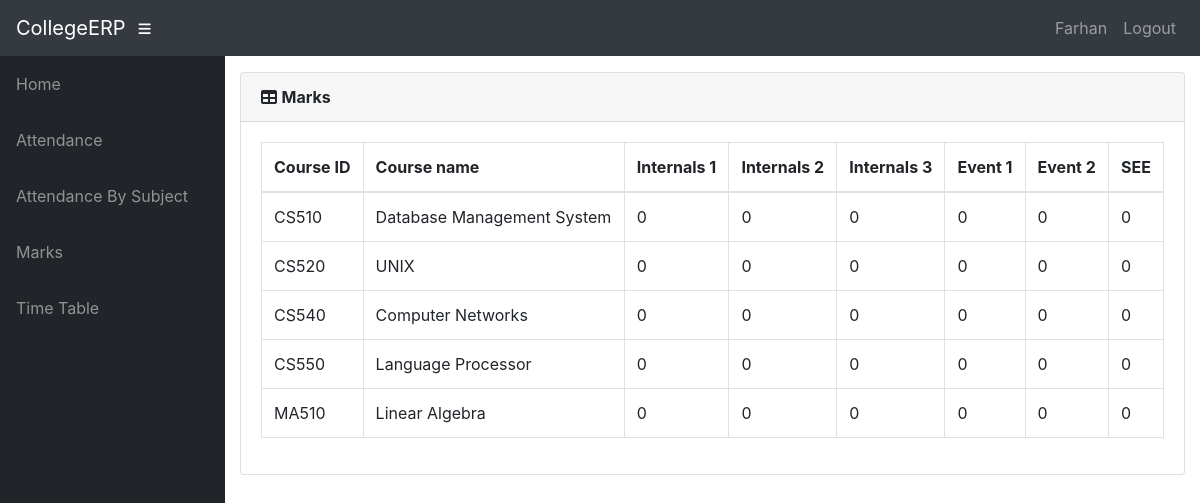
The app's page /info/student/CS02/marks_list/ (signed in) with its own data.
### info/models.py (models this page shows, shortened)
class User(AbstractUser):
    @property
    def is_student(self):
        if hasattr(self, 'student'):
            return True
        return False

class Student(models.Model):
    user = models.OneToOneField(User, on_delete=models.CASCADE, null=True)
    class_id = models.ForeignKey(Class, on_delete=models.CASCADE, default=1)
    USN = models.CharField(primary_key='True', max_length=100)
    name = models.CharField(max_length=200)
    sex = models.CharField(max_length=50, choices=sex_choice, default='Male')
    DOB = models.DateField(default='1998-01-01')

class StudentCourse(models.Model):
    student = models.ForeignKey(Student, on_delete=models.CASCADE)
    course = models.ForeignKey(Course, on_delete=models.CASCADE)
    class Meta:
        unique_together = (('student', 'course'),)
        verbose_name_plural = 'Marks'

class Course(models.Model):
    dept = models.ForeignKey(Dept, on_delete=models.CASCADE)
    id = models.CharField(primary_key='True', max_length=50)
    name = models.CharField(max_length=50)
    shortname = models.CharField(max_length=50, default='X')

class Marks(models.Model):
    studentcourse = models.ForeignKey(StudentCourse, on_delete=models.CASCADE)
    name = models.CharField(max_length=50, choices=test_name, default='Internal test 1')
    marks1 = models.IntegerField(default=0, validators=[MinValueValidator(0), MaxValueValidator(100)])
    class Meta:
        unique_together = (('studentcourse', 'name'),)

### info/views.py (the view)
# urls.py: path('student/<slug:stud_id>/marks_list/', views.marks_list, name='marks_list'),
@login_required()
def marks_list(request, stud_id):
    stud = Student.objects.get(USN=stud_id, )
    ass_list = Assign.objects.filter(class_id_id=stud.class_id)
    sc_list = []
    for ass in ass_list:
        try:
            sc = StudentCourse.objects.get(student=stud, course=ass.course)
        except StudentCourse.DoesNotExist:
            sc = StudentCourse(student=stud, course=ass.course)
            sc.save()
            sc.marks_set.create(type='I', name='Internal test 1')
            sc.marks_set.create(type='I', name='Internal test 2')
            sc.marks_set.create(type='I', name='Internal test 3')
            sc.marks_set.create(type='E', name='Event 1')
            sc.marks_set.create(type='E', name='Event 2')
            sc.marks_set.create(type='S', name='Semester End Exam')
        sc_list.append(sc)
    return render(request, 'info/marks_list.html', {'sc_list': sc_list})

### info/templates/info/marks_list.html
{% extends 'info/base.html' %}
    {% load static %}
    {% block content %}
                  <div class="card mb-3">
            <div class="card-header">
              <i class="fas fa-table"></i>
            <b>Marks</b></div>
            <div class="card-body">
              <div class="table-responsive">
                <table class="table table-bordered" id="dataTable" width="100%" cellspacing="0">
                  <thead>
                    <tr>
                        <th>Course ID</th>
                        <th>Course name</th>
                        <th>Internals 1</th>
                        <th>Internals 2</th>
                        <th>Internals 3</th>
                        <th>Event 1</th>
                        <th>Event 2</th>
                        <th>SEE</th>
                    </tr>
                  </thead>
                  <tbody>
                    {% for sc in sc_list %}
                    <tr>
                        <td>{{ sc.course_id }}</td>
                        <td>{{sc.course.name}}</td>
                        {% for m in sc.marks_set.all %}
                            <td>{{ m.marks1 }}</td>
                        {% endfor %}
                    </tr>
                    {% empty %}
                            <p>student has no courses</p>
                    {% endfor %}
                  </tbody>
                </table>
              </div>
            </div>
          </div>
    {% endblock %}

### info/templates/info/base.html (shortened to what this page needs)
<!DOCTYPE html>
<html lang="en">
  <head>
      {% load static %}
    <link href="{% static '/info/bootstrap/vendor/bootstrap/css/bootstrap.min.css' %}" rel="stylesheet">
    <link href="{% static '/info/bootstrap/vendor/fontawesome-free/css/all.min.css' %}" rel="stylesheet" type="text/css">
    <link href="{% static '/info/bootstrap/vendor/datatables/dataTables.bootstrap4.css' %}" rel="stylesheet">
    <link href="{% static '/info/bootstrap/css/sb-admin.css' %}" rel="stylesheet">
  </head>
  <body id="page-top">
    <nav class="navbar navbar-expand navbar-dark bg-dark static-top">
      <a class="navbar-brand mr-1" href="{% url 'index' %}">CollegeERP</a>
      <button class="btn btn-link btn-sm text-white order-1 order-sm-0" id="sidebarToggle" href="#">
        <i class="fas fa-bars"></i>
      </button>
        <div class="collapse navbar-collapse" id="navbarResponsive">
          <ul class="navbar-nav ml-auto">
            <li class="nav-item">
                {% if request.user.is_student %}
                    <a class="nav-link text-capitalize">{{ request.user.student.name }}</a>
                {% elif request.user.is_teacher %}
                    <a class="nav-link text-capitalize">{{ request.user.teacher.name }}</a>
                {% endif %}
            </li>
            <li class="nav-item">
                <a class="nav-link" href="#" data-toggle="modal" data-target="#logoutModal">Logout</a>
            </li>
          </ul>
        </div>
    </nav>
    <div id="wrapper">
      <ul class="sidebar navbar-nav">
            <li class="nav-item">
              <a class="nav-link" href="{% url 'index' %}">
                <span>Home</span>
              </a>
            </li>
        {% if request.user.is_student %}
            <li class="nav-item">
              <a class="nav-link" href="{% url 'attendance' request.user.student.USN %}">
                <span>Attendance</span>
              </a>
            </li>
            <li class="nav-item">
              <a class="nav-link" href="{% url 'attendance' request.user.student.USN %}">
                <span>Attendance By Subject</span>
              </a>
            </li>
            <li class="nav-item">
              <a class="nav-link" href="{% url 'marks_list' request.user.student.USN %}">
                <span>Marks</span>
              </a>
            </li>
              <li class="nav-item">
              <a class="nav-link" href="{% url 'timetable' request.user.student.class_id_id %}">
                <span>Time Table</span>
              </a>
            </li>
        {% endif %}
      </ul>
      <div id="content-wrapper">
        <div class="container-fluid">
            {% block content %}
            {% endblock %}
        </div>
      </div>
    </div>
  </body>
</html>

### records on screen
User: user.student.name "Farhan"
StudentCourse: course_id "CS510", course.name "Database Management System"
Marks: marks1 "0"
Marks: marks1 "0"
Marks: marks1 "0"
Marks: marks1 "0"
Marks: marks1 "0"
Marks: marks1 "0"
StudentCourse: course_id "CS520", course.name "UNIX"
Marks: marks1 "0"
Marks: marks1 "0"
Marks: marks1 "0"
Marks: marks1 "0"
Marks: marks1 "0"
Marks: marks1 "0"
StudentCourse: course_id "CS540", course.name "Computer Networks"
Marks: marks1 "0"
Marks: marks1 "0"
Marks: marks1 "0"
Marks: marks1 "0"
Marks: marks1 "0"
Marks: marks1 "0"
StudentCourse: course_id "CS550", course.name "Language Processor"
Marks: marks1 "0"
Marks: marks1 "0"
Marks: marks1 "0"
Marks: marks1 "0"
Marks: marks1 "0"
Marks: marks1 "0"
StudentCourse: course_id "MA510", course.name "Linear Algebra"
Marks: marks1 "0"
Marks: marks1 "0"
Marks: marks1 "0"
Marks: marks1 "0"
Marks: marks1 "0"
Marks: marks1 "0"
